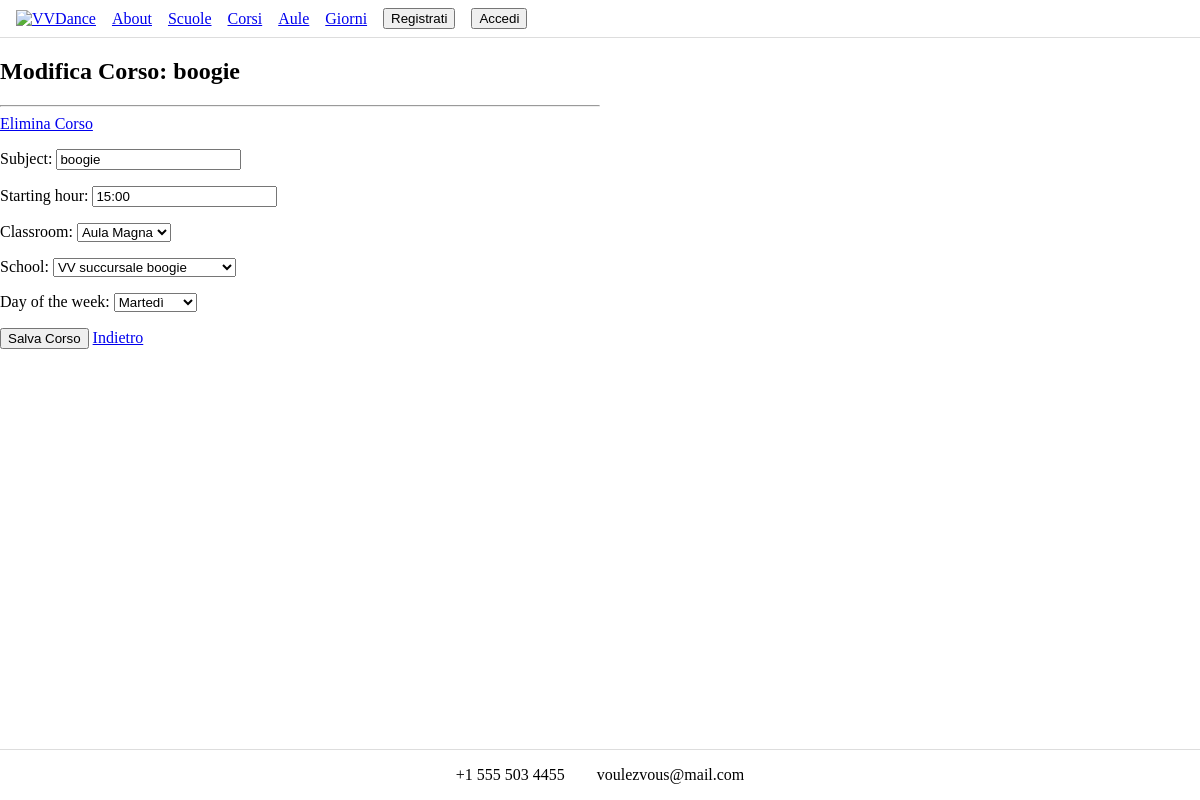
Screenshot of /school/corso/1/modifica/ with the database file from the repository.
### school/models.py (models this page shows, shortened)
class Course(models.Model):
    subject=models.CharField(max_length=64)
    day_of_the_week=models.ForeignKey(DayOfTheWeek, on_delete=models.CASCADE)
    starting_hour=models.CharField(max_length=32)
    classroom=models.ForeignKey(Classroom, on_delete=models.CASCADE)
    school=models.ForeignKey('schoolmanagement.School', on_delete=models.CASCADE)

### school/views.py (the view)
# urls.py: path("corso/<int:pk>/modifica/", views.CourseUpdateView.as_view(), name="modifica-corso"),
class CourseUpdateView(UpdateView):
    model = Course
    fields = ["subject", "starting_hour", "classroom", "school", "day_of_the_week"]
    template_name = "school/form_course.html"
    success_url = reverse_lazy("corsi")

### school/models.py (called while the page is built)
    def __str__(self) -> str:
        return self.name

    def __str__(self) -> str:
        return self.name

### schoolmanagement/models.py (called while the page is built)
    def __str__(self):
        return self.name

### school/templates/school/form_course.html (shortened to what this page needs)
{% extends "base_list.html" %}
{% block content %}
<div class="container mt-4" style="max-width: 600px;">
    <h2>{% if form.instance.pk %}Modifica Corso: {{ form.instance.subject }}{% else %}Inserisci un Nuovo Corso{% endif %}</h2>
    <hr>
    {% if form.instance.pk %}
        <a href="{% url 'elimina-corso' form.instance.pk %}">Elimina Corso</a>
    {% endif %}
    <form method="post" class="needs-validation" novalidate>
        {{ form.as_p }}
        <div class="mt-4">
            <button type="submit" class="btn btn-primary">Salva Corso</button>
            <a href="javascript:history.back()" class="btn btn-secondary">Indietro</a>
        </div>
    </form>
</div>
{% endblock %}

### static/css/style.css (style rules this page uses)
* { box-sizing: border-box; }
body { margin: 0; min-height: 100vh; display: flex; flex-direction: column; }

### rows the page displays
Course: instance.subject "boogie", subject "boogie", starting_hour "15:00", classroom "Aula Magna", school "VV succursale boogie", day_of_the_week "Martedì"
